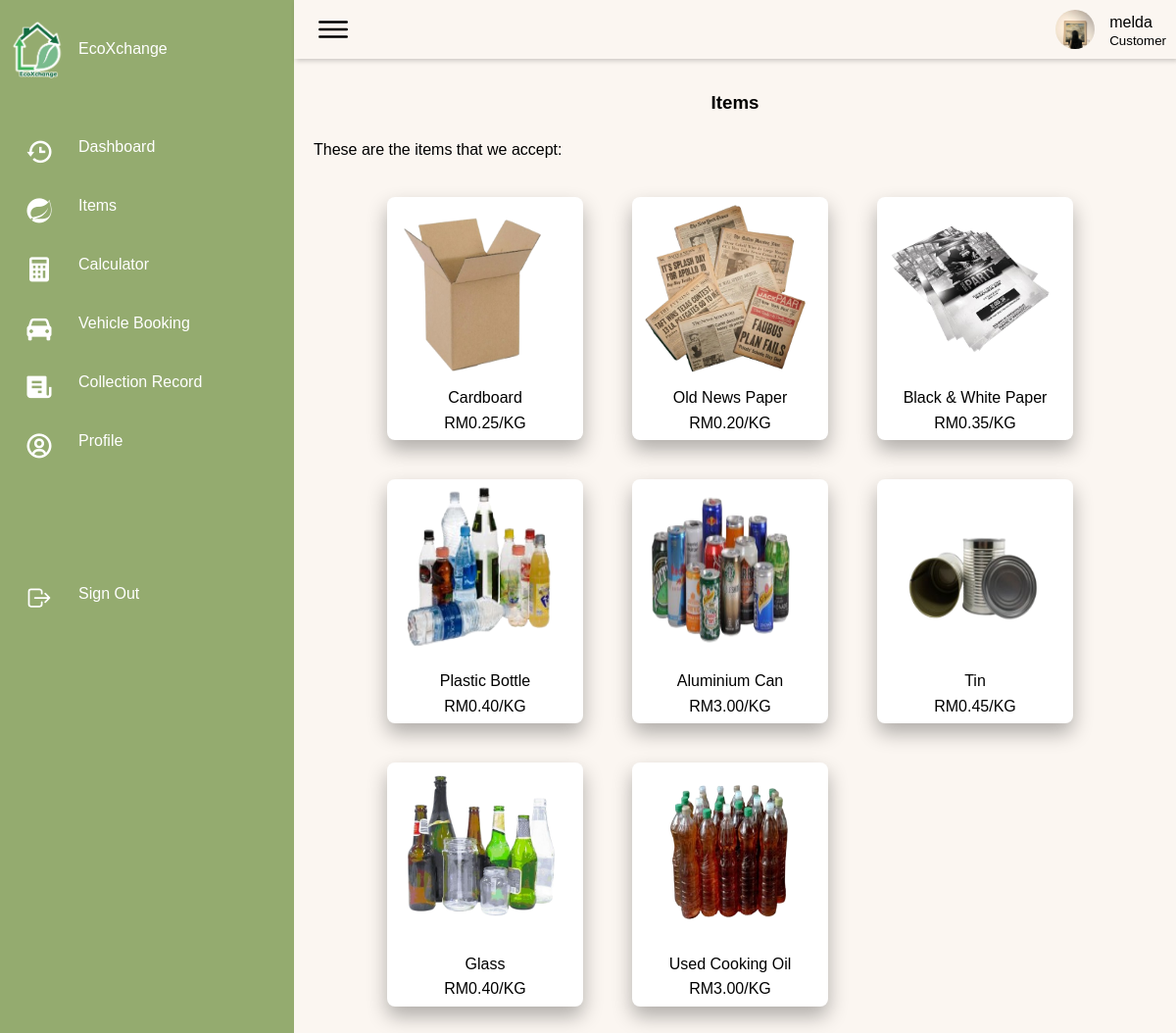
/EcoXchange/pages/items-2.php (signed in), run on the app's committed database.
### tables this page shows
CREATE TABLE `customer` (
  `cust_ID` varchar(10) NOT NULL,
  `cust_username` varchar(20) NOT NULL,
  `cust_password` varchar(128) NOT NULL,
  `cust_first_name` varchar(30) DEFAULT NULL,
  `cust_last_name` varchar(30) DEFAULT NULL,
  `cust_contact_no` varchar(12) DEFAULT NULL,
  `cust_email` varchar(30) NOT NULL,
  `cust_pict` varchar(255) NOT NULL,
  `bank_id` varchar(10) DEFAULT NULL
);

CREATE TABLE `item` (
  `item_ID` varchar(10) NOT NULL,
  `item_name` varchar(50) NOT NULL,
  `item_price` decimal(16,2) DEFAULT NULL,
  `item_pict` varchar(255) DEFAULT NULL
);

### EcoXchange/includes/fetchUserData.php (called while the page is built, shortened)
<?php
include("dbconn.php");
$username = $_SESSION['username'];
$role = $_SESSION['role'];
if ($role === 'Staff') {
    $sql = "SELECT * FROM staff WHERE staff_username = '$username'";
} elseif ($role === 'Customer') {
    $sql = "SELECT * FROM customer WHERE cust_username = '$username'";
} else {
    header("Location: ../pages/Login.php");
    exit();
}
$query = mysqli_query($dbconn, $sql) or die("Error: " . mysqli_error($dbconn));
$user = mysqli_fetch_assoc($query);
$name = $user["staff_username"] ?? $user["cust_username"];
$image = $user["staff_pict"] ?? $user["cust_pict"];
?>

### EcoXchange/pages/items-2.php (the view, shortened to what this page needs)
<?php
include('../includes/dbconn.php');
include('../includes/fetchUserData.php');
?>
<!DOCTYPE html>
<html lang="en">
<head>
    <link href="https://unpkg.com/boxicons@2.0.7/css/boxicons.min.css" rel="stylesheet" />
    <link rel="stylesheet" href="../style/items-2.css">
</head>
<body>
    <div class="container">
        <?php include('sidebar-2.php'); ?>
        <div class="main">
            <?php include('header.php'); ?>
            <div class="content">
                <div clas="nav-title"><h3>Items</h3></div>
                <div class="nav-desc">These are the items that we accept:</div>
                <div class="in-content">
                    <div class="grid-content">
                    <?php
                            include("../includes/dbconn.php");
                            $sql = "SELECT * FROM item";
                            $query = mysqli_query($dbconn, $sql);
                            $num_rows = mysqli_num_rows($query);
                            if($num_rows == 0){
                                echo "No item found";
                            } else {
                                while($row = mysqli_fetch_array($query)){
                        ?>
                        <div class="item">
                            <div class="content">
                                <div class="img"><img src="<?php echo $row['item_pict']; ?>" alt=""></div>
                                <div class="title"><?php echo $row['item_name']; ?></div>
                                <div class="price">RM<?php echo $row['item_price']; ?>/KG</div>
                            </div>
                        </div>
                        <?php
                                }
                            }
                        ?>
                    </div>
                </div>
            </div>
        </div>
    </div>
</body>
</html>

### EcoXchange/pages/header.php
<div class="topbar">
    <div class="toggle">
        <ion-icon name="menu-outline"></ion-icon>
    </div>
    <div class="user">
        <img src="<?php echo $image; ?>" alt="profile picture">
        <div class="info">
            <p><?php echo $name; ?></p>
            <small><?php echo $role; ?></small>
        </div>
    </div>
</div>

### EcoXchange/style/items-2.css (style rules this page uses)
.in-content { margin: 5px 50px; }
.grid-content { display:grid; justify-content: center; grid-template-columns: repeat(auto-fit, minmax(100px,250px)); }
.item .content { width:200px; background: white; box-shadow: 0 10px 20px rgba(0, 0, 0, 0.3); border-radius:8px; padding:5px; margin: 20px; }
.content img { width:180px; height:180px; }
.price { text-align: center; }
.item .content .title { color: black; padding: 0 20px; text-align: center; }
.nav-desc { padding: 10px 0; }
.content { width: 100%; }

### EcoXchange/style/SidebarUser.css (style rules this page uses)
* { font-family: "Ubuntu", sans-serif; margin: 0; padding: 0; box-sizing: border-box; }
body { min-height: 100vh; overflow-x: hidden; }
.container { position: relative; width: 100%; }
.main { position: absolute; width: calc(100% - 300px); left: 300px; min-height: 100vh; background: var(--background-color); transition: 0.5s; }
.topbar { width: 100%; height: 60px; display: flex; justify-content: space-between; align-items: center; padding: 0 10px; box-shadow: 2px 2px 5px rgba(0, 0, 0, 0.2); }
.toggle { position: relative; width: 60px; height: 60px; display: flex; justify-content: center; align-items: center; font-size: 2.5rem; cursor: pointer; }
.user { position: relative; display: flex; }
.user img { width: 40px; height: 40px; object-fit: cover; border-radius: 50%; cursor: pointer; }
.user .info { margin-left: 15px; height: 40px; }
.user p { margin-bottom: -8px; }
.user small { margin-top: -8px; }
.content { padding:20px; }

### EcoXchange/style/style.css (style rules this page uses)
:root { --background-color: #FBF6F1; --primary-color: #94AB6F; --dark-prim-color: #849B60; --secondary-color: #136B40; --white-color: #fff; --dark-color: #353535; --black-color: black; --text-grey: grey; --body-font: "Poppins", sans-serif, "Martel"; --biggest-font-size: 4.5rem; --h1-font-size: 2.5rem; --h2-font-size: 1.5rem; --h3-font-size: 1.25rem; --normal-font-size: 1rem; --small-font-size: 0.875rem; --smaller-font-size: 0.813rem; --font-medium: 400; --font-semi-bold: 600; --font-bold: 700; --mb-1: 0.5rem; --mb-2: 1rem; --mb-3: 1.5rem; --mb-4: 2rem; --mb-5: 2.5rem; --mb-6: 3rem; --z-normal: 1; --z-tooltip: 10; --z-fixed: 100; --screen-size: 80vh; --padding-size: 4rem 0 2rem; }
html { scroll-behavior: smooth; }
* { text-decoration: none; list-style: none; }
body { margin: var(--header-height) 0 0 0; font-family: var(--body-font); font-size: var(--normal-font-size); font-weight: var(--font-medium); background-color: var(--background-color); line-height: 1.6; }
h3 { text-align: center; font-weight: 600; margin: 10px 0; }

### data on the page
customer: cust_pict (picture), cust_username "melda"
item: item_pict (picture), item_name "Cardboard", item_price "0.25"
item: item_pict (picture), item_name "Old News Paper", item_price "0.20"
item: item_pict (picture), item_name "Black & White Paper", item_price "0.35"
item: item_pict (picture), item_name "Plastic Bottle", item_price "0.40"
item: item_pict (picture), item_name "Aluminium Can", item_price "3.00"
item: item_pict (picture), item_name "Tin", item_price "0.45"
item: item_pict (picture), item_name "Glass", item_price "0.40"
item: item_pict (picture), item_name "Used Cooking Oil", item_price "3.00"

### other printed values
$role "Customer"
